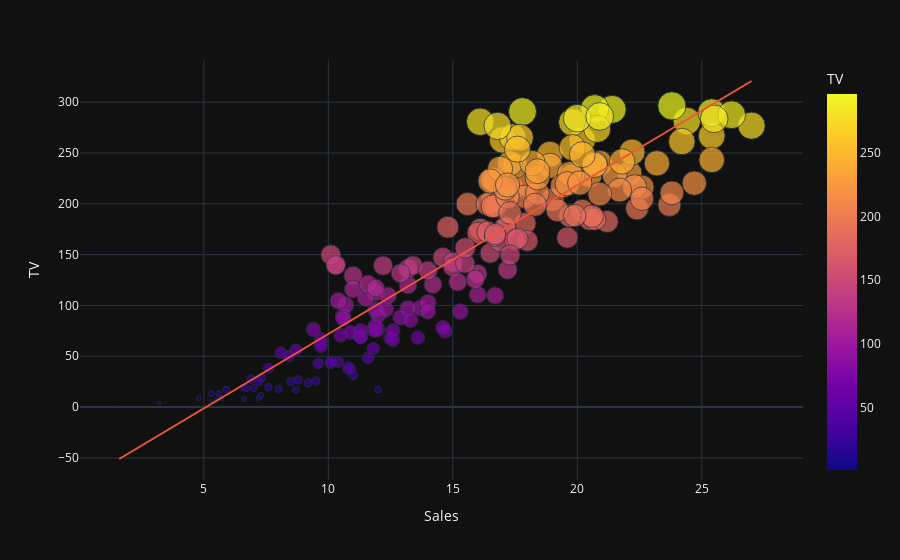
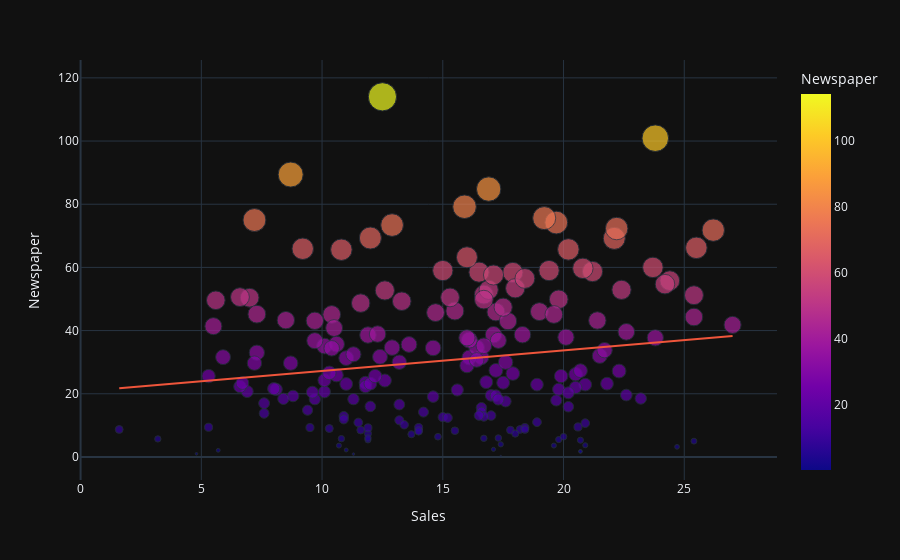
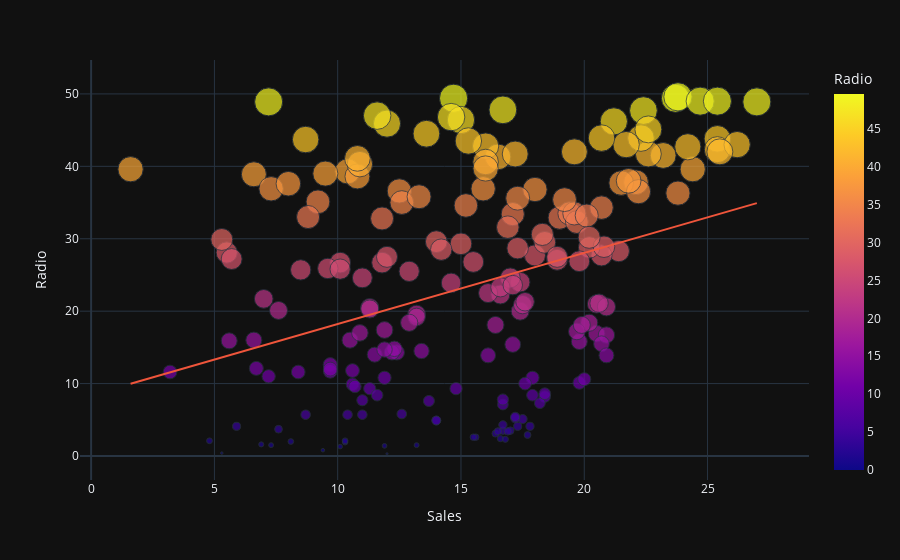

Source (notebook cell) for these figures, in order:
### Markdown cell above
Отобразим взаимосвязь между суммой, потраченной на рекламу, и проданными единицами товара.

### Code cell
figure = px.scatter(data_frame = data, x="Sales",
                    y="TV", size="TV", trendline="ols", color="TV")
figure.show()
figure = px.scatter(data_frame = data, x="Sales",
                    y="Newspaper", size="Newspaper", trendline="ols", color="Newspaper")
figure.show()
figure = px.scatter(data_frame = data, x="Sales",
                    y="Radio", size="Radio", trendline="ols",color="Radio")
figure.show()

### Figure 1 — Plotly figure (JSON) as saved in the notebook; plotly's stock layout.template omitted (floating-point values rounded to 4 significant figures; data arrays with more than 128 entries replaced by an {"elided": "..."} marker saying what was removed)
{"data": [{"hovertemplate": "Sales=%{x}<br>TV=%{marker.color}<extra></extra>", "legendgroup": "", "marker": {"color": {"elided": "200 float values"}, "coloraxis": "coloraxis", "size": {"elided": "200 float values"}, "sizemode": "area", "sizeref": 0.741, "symbol": "circle"}, "mode": "markers", "name": "", "orientation": "v", "showlegend": false, "x": {"elided": "200 float values"}, "xaxis": "x", "y": {"elided": "200 float values"}, "yaxis": "y", "type": "scatter"}, {"hovertemplate": "<b>OLS trendline</b><br>TV = 14.6431 * Sales + -74.5148<br>R<sup>2</sup>=0.812176<br><br>Sales=%{x}<br>TV=%{y} <b>(trend)</b><extra></extra>", "legendgroup": "", "marker": {"symbol": "circle"}, "mode": "lines", "name": "", "showlegend": false, "x": {"elided": "200 float values"}, "xaxis": "x", "y": {"elided": "200 float values"}, "yaxis": "y", "type": "scatter"}], "layout": {"xaxis": {"anchor": "y", "domain": [0.0, 1.0], "title": {"text": "Sales"}}, "yaxis": {"anchor": "x", "domain": [0.0, 1.0], "title": {"text": "TV"}}, "coloraxis": {"colorbar": {"title": {"text": "TV"}}, "colorscale": [[0.0, "#0d0887"], [0.1111, "#46039f"], [0.2222, "#7201a8"], [0.3333, "#9c179e"], [0.4444, "#bd3786"], [0.5556, "#d8576b"], [0.6667, "#ed7953"], [0.7778, "#fb9f3a"], [0.8889, "#fdca26"], [1.0, "#f0f921"]]}, "legend": {"tracegroupgap": 0, "itemsizing": "constant"}, "margin": {"t": 60}}}

### Figure 2 — Plotly figure (JSON) as saved in the notebook; plotly's stock layout.template omitted (floating-point values rounded to 4 significant figures; data arrays with more than 128 entries replaced by an {"elided": "..."} marker saying what was removed)
{"data": [{"hovertemplate": "Sales=%{x}<br>Newspaper=%{marker.color}<extra></extra>", "legendgroup": "", "marker": {"color": {"elided": "200 float values"}, "coloraxis": "coloraxis", "size": {"elided": "200 float values"}, "sizemode": "area", "sizeref": 0.285, "symbol": "circle"}, "mode": "markers", "name": "", "orientation": "v", "showlegend": false, "x": {"elided": "200 float values"}, "xaxis": "x", "y": {"elided": "200 float values"}, "yaxis": "y", "type": "scatter"}, {"hovertemplate": "<b>OLS trendline</b><br>Newspaper = 0.651064 * Sales + 20.7031<br>R<sup>2</sup>=0.024951<br><br>Sales=%{x}<br>Newspaper=%{y} <b>(trend)</b><extra></extra>", "legendgroup": "", "marker": {"symbol": "circle"}, "mode": "lines", "name": "", "showlegend": false, "x": {"elided": "200 float values"}, "xaxis": "x", "y": {"elided": "200 float values"}, "yaxis": "y", "type": "scatter"}], "layout": {"xaxis": {"anchor": "y", "domain": [0.0, 1.0], "title": {"text": "Sales"}}, "yaxis": {"anchor": "x", "domain": [0.0, 1.0], "title": {"text": "Newspaper"}}, "coloraxis": {"colorbar": {"title": {"text": "Newspaper"}}, "colorscale": [[0.0, "#0d0887"], [0.1111, "#46039f"], [0.2222, "#7201a8"], [0.3333, "#9c179e"], [0.4444, "#bd3786"], [0.5556, "#d8576b"], [0.6667, "#ed7953"], [0.7778, "#fb9f3a"], [0.8889, "#fdca26"], [1.0, "#f0f921"]]}, "legend": {"tracegroupgap": 0, "itemsizing": "constant"}, "margin": {"t": 60}}}

### Figure 3 — Plotly figure (JSON) as saved in the notebook; plotly's stock layout.template omitted (floating-point values rounded to 4 significant figures; data arrays with more than 128 entries replaced by an {"elided": "..."} marker saying what was removed)
{"data": [{"hovertemplate": "Sales=%{x}<br>Radio=%{marker.color}<extra></extra>", "legendgroup": "", "marker": {"color": {"elided": "200 float values"}, "coloraxis": "coloraxis", "size": {"elided": "200 float values"}, "sizemode": "area", "sizeref": 0.124, "symbol": "circle"}, "mode": "markers", "name": "", "orientation": "v", "showlegend": false, "x": {"elided": "200 float values"}, "xaxis": "x", "y": {"elided": "200 float values"}, "yaxis": "y", "type": "scatter"}, {"hovertemplate": "<b>OLS trendline</b><br>Radio = 0.982402 * Sales + 8.39977<br>R<sup>2</sup>=0.122242<br><br>Sales=%{x}<br>Radio=%{y} <b>(trend)</b><extra></extra>", "legendgroup": "", "marker": {"symbol": "circle"}, "mode": "lines", "name": "", "showlegend": false, "x": {"elided": "200 float values"}, "xaxis": "x", "y": {"elided": "200 float values"}, "yaxis": "y", "type": "scatter"}], "layout": {"xaxis": {"anchor": "y", "domain": [0.0, 1.0], "title": {"text": "Sales"}}, "yaxis": {"anchor": "x", "domain": [0.0, 1.0], "title": {"text": "Radio"}}, "coloraxis": {"colorbar": {"title": {"text": "Radio"}}, "colorscale": [[0.0, "#0d0887"], [0.1111, "#46039f"], [0.2222, "#7201a8"], [0.3333, "#9c179e"], [0.4444, "#bd3786"], [0.5556, "#d8576b"], [0.6667, "#ed7953"], [0.7778, "#fb9f3a"], [0.8889, "#fdca26"], [1.0, "#f0f921"]]}, "legend": {"tracegroupgap": 0, "itemsizing": "constant"}, "margin": {"t": 60}}}
